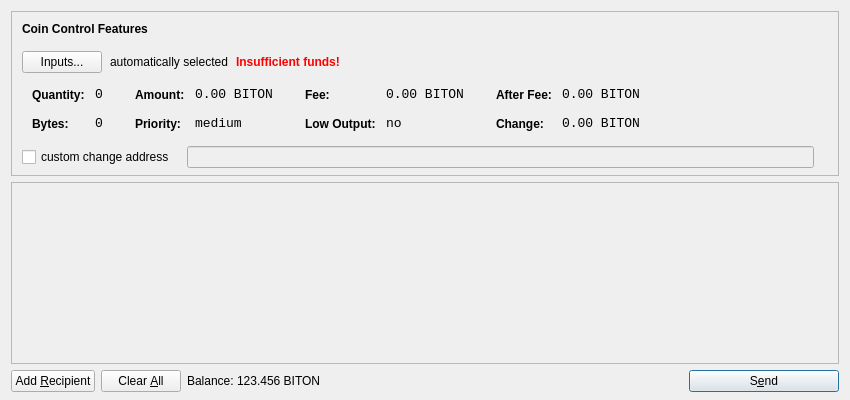
<?xml version="1.0" encoding="UTF-8"?>
<ui version="4.0">
 <class>SendCoinsDialog</class>
 <widget class="QDialog" name="SendCoinsDialog">
  <property name="geometry">
   <rect>
    <x>0</x>
    <y>0</y>
    <width>850</width>
    <height>400</height>
   </rect>
  </property>
  <property name="windowTitle">
   <string>Send Coins</string>
  </property>
  <layout class="QVBoxLayout" name="verticalLayout" stretch="0,1,0">
   <property name="bottomMargin">
    <number>8</number>
   </property>
   <item>
    <widget class="QFrame" name="frameCoinControl">
     <property name="sizePolicy">
      <sizepolicy hsizetype="Expanding" vsizetype="Expanding">
       <horstretch>0</horstretch>
       <verstretch>0</verstretch>
      </sizepolicy>
     </property>
     <property name="maximumSize">
      <size>
       <width>16777215</width>
       <height>16777215</height>
      </size>
     </property>
     <property name="frameShape">
      <enum>QFrame::StyledPanel</enum>
     </property>
     <property name="frameShadow">
      <enum>QFrame::Sunken</enum>
     </property>
     <layout class="QVBoxLayout" name="verticalLayoutCoinControl2">
      <property name="spacing">
       <number>-1</number>
      </property>
      <property name="leftMargin">
       <number>0</number>
      </property>
      <property name="topMargin">
       <number>0</number>
      </property>
      <property name="rightMargin">
       <number>0</number>
      </property>
      <property name="bottomMargin">
       <number>6</number>
      </property>
      <item>
       <layout class="QVBoxLayout" name="verticalLayoutCoinControl" stretch="0,0,0,0,1">
        <property name="spacing">
         <number>0</number>
        </property>
        <property name="leftMargin">
         <number>10</number>
        </property>
        <property name="topMargin">
         <number>10</number>
        </property>
        <item>
         <layout class="QHBoxLayout" name="horizontalLayoutCoinControl1">
          <property name="bottomMargin">
           <number>15</number>
          </property>
          <item>
           <widget class="QLabel" name="labelCoinControlFeatures">
            <property name="sizePolicy">
             <sizepolicy hsizetype="Preferred" vsizetype="Maximum">
              <horstretch>0</horstretch>
              <verstretch>0</verstretch>
             </sizepolicy>
            </property>
            <property name="font">
             <font>
              <weight>75</weight>
              <bold>true</bold>
             </font>
            </property>
            <property name="styleSheet">
             <string notr="true">font-weight:bold;</string>
            </property>
            <property name="text">
             <string>Coin Control Features</string>
            </property>
           </widget>
          </item>
         </layout>
        </item>
        <item>
         <layout class="QHBoxLayout" name="horizontalLayoutCoinControl2" stretch="0,0,0,0">
          <property name="spacing">
           <number>8</number>
          </property>
          <property name="bottomMargin">
           <number>10</number>
          </property>
          <item>
           <widget class="QPushButton" name="pushButtonCoinControl">
            <property name="styleSheet">
             <string notr="true"/>
            </property>
            <property name="text">
             <string>Inputs...</string>
            </property>
           </widget>
          </item>
          <item>
           <widget class="QLabel" name="labelCoinControlAutomaticallySelected">
            <property name="text">
             <string>automatically selected</string>
            </property>
            <property name="margin">
             <number>5</number>
            </property>
           </widget>
          </item>
          <item>
           <widget class="QLabel" name="labelCoinControlInsuffFunds">
            <property name="font">
             <font>
              <weight>75</weight>
              <bold>true</bold>
             </font>
            </property>
            <property name="styleSheet">
             <string notr="true">color:red;font-weight:bold;</string>
            </property>
            <property name="text">
             <string>Insufficient funds!</string>
            </property>
            <property name="margin">
             <number>5</number>
            </property>
           </widget>
          </item>
          <item>
           <spacer name="horizontalSpacerCoinControl">
            <property name="orientation">
             <enum>Qt::Horizontal</enum>
            </property>
            <property name="sizeHint" stdset="0">
             <size>
              <width>40</width>
              <height>1</height>
             </size>
            </property>
           </spacer>
          </item>
         </layout>
        </item>
        <item>
         <widget class="QWidget" name="widgetCoinControl" native="true">
          <property name="sizePolicy">
           <sizepolicy hsizetype="Preferred" vsizetype="Preferred">
            <horstretch>0</horstretch>
            <verstretch>0</verstretch>
           </sizepolicy>
          </property>
          <property name="minimumSize">
           <size>
            <width>0</width>
            <height>0</height>
           </size>
          </property>
          <property name="styleSheet">
           <string notr="true"/>
          </property>
          <layout class="QHBoxLayout" name="horizontalLayoutCoinControl5">
           <property name="margin">
            <number>0</number>
           </property>
           <item>
            <layout class="QHBoxLayout" name="horizontalLayoutCoinControl3" stretch="0,0,0,1">
             <property name="spacing">
              <number>20</number>
             </property>
             <property name="topMargin">
              <number>0</number>
             </property>
             <property name="bottomMargin">
              <number>10</number>
             </property>
             <item>
              <layout class="QFormLayout" name="formLayoutCoinControl1">
               <property name="horizontalSpacing">
                <number>10</number>
               </property>
               <property name="verticalSpacing">
                <number>14</number>
               </property>
               <property name="leftMargin">
                <number>10</number>
               </property>
               <property name="topMargin">
                <number>4</number>
               </property>
               <property name="rightMargin">
                <number>6</number>
               </property>
               <item row="0" column="0">
                <widget class="QLabel" name="labelCoinControlQuantityText">
                 <property name="styleSheet">
                  <string notr="true">font-weight:bold;</string>
                 </property>
                 <property name="text">
                  <string>Quantity:</string>
                 </property>
                 <property name="margin">
                  <number>0</number>
                 </property>
                </widget>
               </item>
               <item row="0" column="1">
                <widget class="QLabel" name="labelCoinControlQuantity">
                 <property name="font">
                  <font>
                   <family>Monospace</family>
                   <pointsize>10</pointsize>
                  </font>
                 </property>
                 <property name="cursor">
                  <cursorShape>IBeamCursor</cursorShape>
                 </property>
                 <property name="contextMenuPolicy">
                  <enum>Qt::ActionsContextMenu</enum>
                 </property>
                 <property name="text">
                  <string notr="true">0</string>
                 </property>
                 <property name="margin">
                  <number>0</number>
                 </property>
                 <property name="textInteractionFlags">
                  <set>Qt::LinksAccessibleByMouse|Qt::TextSelectableByKeyboard|Qt::TextSelectableByMouse</set>
                 </property>
                </widget>
               </item>
               <item row="1" column="0">
                <widget class="QLabel" name="labelCoinControlBytesText">
                 <property name="styleSheet">
                  <string notr="true">font-weight:bold;</string>
                 </property>
                 <property name="text">
                  <string>Bytes:</string>
                 </property>
                </widget>
               </item>
               <item row="1" column="1">
                <widget class="QLabel" name="labelCoinControlBytes">
                 <property name="font">
                  <font>
                   <family>Monospace</family>
                   <pointsize>10</pointsize>
                  </font>
                 </property>
                 <property name="cursor">
                  <cursorShape>IBeamCursor</cursorShape>
                 </property>
                 <property name="contextMenuPolicy">
                  <enum>Qt::ActionsContextMenu</enum>
                 </property>
                 <property name="text">
                  <string notr="true">0</string>
                 </property>
                 <property name="textInteractionFlags">
                  <set>Qt::LinksAccessibleByMouse|Qt::TextSelectableByKeyboard|Qt::TextSelectableByMouse</set>
                 </property>
                </widget>
               </item>
              </layout>
             </item>
             <item>
              <layout class="QFormLayout" name="formLayoutCoinControl2">
               <property name="horizontalSpacing">
                <number>10</number>
               </property>
               <property name="verticalSpacing">
                <number>14</number>
               </property>
               <property name="leftMargin">
                <number>6</number>
               </property>
               <property name="topMargin">
                <number>4</number>
               </property>
               <property name="rightMargin">
                <number>6</number>
               </property>
               <item row="0" column="0">
                <widget class="QLabel" name="labelCoinControlAmountText">
                 <property name="styleSheet">
                  <string notr="true">font-weight:bold;</string>
                 </property>
                 <property name="text">
                  <string>Amount:</string>
                 </property>
                 <property name="margin">
                  <number>0</number>
                 </property>
                </widget>
               </item>
               <item row="0" column="1">
                <widget class="QLabel" name="labelCoinControlAmount">
                 <property name="font">
                  <font>
                   <family>Monospace</family>
                   <pointsize>10</pointsize>
                  </font>
                 </property>
                 <property name="cursor">
                  <cursorShape>IBeamCursor</cursorShape>
                 </property>
                 <property name="contextMenuPolicy">
                  <enum>Qt::ActionsContextMenu</enum>
                 </property>
                 <property name="text">
                  <string notr="true">0.00 BITON</string>
                 </property>
                 <property name="textInteractionFlags">
                  <set>Qt::LinksAccessibleByMouse|Qt::TextSelectableByKeyboard|Qt::TextSelectableByMouse</set>
                 </property>
                </widget>
               </item>
               <item row="1" column="0">
                <widget class="QLabel" name="labelCoinControlPriorityText">
                 <property name="styleSheet">
                  <string notr="true">font-weight:bold;</string>
                 </property>
                 <property name="text">
                  <string>Priority:</string>
                 </property>
                </widget>
               </item>
               <item row="1" column="1">
                <widget class="QLabel" name="labelCoinControlPriority">
                 <property name="font">
                  <font>
                   <family>Monospace</family>
                   <pointsize>10</pointsize>
                  </font>
                 </property>
                 <property name="cursor">
                  <cursorShape>IBeamCursor</cursorShape>
                 </property>
                 <property name="contextMenuPolicy">
                  <enum>Qt::ActionsContextMenu</enum>
                 </property>
                 <property name="text">
                  <string>medium</string>
                 </property>
                 <property name="textInteractionFlags">
                  <set>Qt::LinksAccessibleByMouse|Qt::TextSelectableByKeyboard|Qt::TextSelectableByMouse</set>
                 </property>
                </widget>
               </item>
              </layout>
             </item>
             <item>
              <layout class="QFormLayout" name="formLayoutCoinControl3">
               <property name="horizontalSpacing">
                <number>10</number>
               </property>
               <property name="verticalSpacing">
                <number>14</number>
               </property>
               <property name="leftMargin">
                <number>6</number>
               </property>
               <property name="topMargin">
                <number>4</number>
               </property>
               <property name="rightMargin">
                <number>6</number>
               </property>
               <item row="0" column="0">
                <widget class="QLabel" name="labelCoinControlFeeText">
                 <property name="styleSheet">
                  <string notr="true">font-weight:bold;</string>
                 </property>
                 <property name="text">
                  <string>Fee:</string>
                 </property>
                 <property name="margin">
                  <number>0</number>
                 </property>
                </widget>
               </item>
               <item row="0" column="1">
                <widget class="QLabel" name="labelCoinControlFee">
                 <property name="font">
                  <font>
                   <family>Monospace</family>
                   <pointsize>10</pointsize>
                  </font>
                 </property>
                 <property name="cursor">
                  <cursorShape>IBeamCursor</cursorShape>
                 </property>
                 <property name="contextMenuPolicy">
                  <enum>Qt::ActionsContextMenu</enum>
                 </property>
                 <property name="text">
                  <string notr="true">0.00 BITON</string>
                 </property>
                 <property name="textInteractionFlags">
                  <set>Qt::LinksAccessibleByMouse|Qt::TextSelectableByKeyboard|Qt::TextSelectableByMouse</set>
                 </property>
                </widget>
               </item>
               <item row="1" column="0">
                <widget class="QLabel" name="labelCoinControlLowOutputText">
                 <property name="styleSheet">
                  <string notr="true">font-weight:bold;</string>
                 </property>
                 <property name="text">
                  <string>Low Output:</string>
                 </property>
                </widget>
               </item>
               <item row="1" column="1">
                <widget class="QLabel" name="labelCoinControlLowOutput">
                 <property name="font">
                  <font>
                   <family>Monospace</family>
                   <pointsize>10</pointsize>
                  </font>
                 </property>
                 <property name="cursor">
                  <cursorShape>IBeamCursor</cursorShape>
                 </property>
                 <property name="contextMenuPolicy">
                  <enum>Qt::ActionsContextMenu</enum>
                 </property>
                 <property name="text">
                  <string>no</string>
                 </property>
                 <property name="textInteractionFlags">
                  <set>Qt::LinksAccessibleByMouse|Qt::TextSelectableByKeyboard|Qt::TextSelectableByMouse</set>
                 </property>
                </widget>
               </item>
              </layout>
             </item>
             <item>
              <layout class="QFormLayout" name="formLayoutCoinControl4">
               <property name="horizontalSpacing">
                <number>10</number>
               </property>
               <property name="verticalSpacing">
                <number>14</number>
               </property>
               <property name="leftMargin">
                <number>6</number>
               </property>
               <property name="topMargin">
                <number>4</number>
               </property>
               <property name="rightMargin">
                <number>6</number>
               </property>
               <item row="0" column="0">
                <widget class="QLabel" name="labelCoinControlAfterFeeText">
                 <property name="styleSheet">
                  <string notr="true">font-weight:bold;</string>
                 </property>
                 <property name="text">
                  <string>After Fee:</string>
                 </property>
                 <property name="margin">
                  <number>0</number>
                 </property>
                </widget>
               </item>
               <item row="0" column="1">
                <widget class="QLabel" name="labelCoinControlAfterFee">
                 <property name="font">
                  <font>
                   <family>Monospace</family>
                   <pointsize>10</pointsize>
                  </font>
                 </property>
                 <property name="cursor">
                  <cursorShape>IBeamCursor</cursorShape>
                 </property>
                 <property name="contextMenuPolicy">
                  <enum>Qt::ActionsContextMenu</enum>
                 </property>
                 <property name="text">
                  <string notr="true">0.00 BITON</string>
                 </property>
                 <property name="textInteractionFlags">
                  <set>Qt::LinksAccessibleByMouse|Qt::TextSelectableByKeyboard|Qt::TextSelectableByMouse</set>
                 </property>
                </widget>
               </item>
               <item row="1" column="0">
                <widget class="QLabel" name="labelCoinControlChangeText">
                 <property name="styleSheet">
                  <string notr="true">font-weight:bold;</string>
                 </property>
                 <property name="text">
                  <string>Change:</string>
                 </property>
                </widget>
               </item>
               <item row="1" column="1">
                <widget class="QLabel" name="labelCoinControlChange">
                 <property name="font">
                  <font>
                   <family>Monospace</family>
                   <pointsize>10</pointsize>
                  </font>
                 </property>
                 <property name="cursor">
                  <cursorShape>IBeamCursor</cursorShape>
                 </property>
                 <property name="contextMenuPolicy">
                  <enum>Qt::ActionsContextMenu</enum>
                 </property>
                 <property name="text">
                  <string notr="true">0.00 BITON</string>
                 </property>
                 <property name="textInteractionFlags">
                  <set>Qt::LinksAccessibleByMouse|Qt::TextSelectableByKeyboard|Qt::TextSelectableByMouse</set>
                 </property>
                </widget>
               </item>
              </layout>
             </item>
            </layout>
           </item>
          </layout>
         </widget>
        </item>
        <item>
         <layout class="QHBoxLayout" name="horizontalLayoutCoinControl4" stretch="0,0,0">
          <property name="spacing">
           <number>12</number>
          </property>
          <property name="sizeConstraint">
           <enum>QLayout::SetDefaultConstraint</enum>
          </property>
          <property name="topMargin">
           <number>5</number>
          </property>
          <property name="rightMargin">
           <number>5</number>
          </property>
          <item>
           <widget class="QCheckBox" name="checkBoxCoinControlChange">
            <property name="text">
             <string>custom change address</string>
            </property>
           </widget>
          </item>
          <item>
           <widget class="QLineEdit" name="lineEditCoinControlChange">
            <property name="enabled">
             <bool>false</bool>
            </property>
            <property name="sizePolicy">
             <sizepolicy hsizetype="Expanding" vsizetype="Fixed">
              <horstretch>0</horstretch>
              <verstretch>0</verstretch>
             </sizepolicy>
            </property>
           </widget>
          </item>
          <item>
           <widget class="QLabel" name="labelCoinControlChangeLabel">
            <property name="sizePolicy">
             <sizepolicy hsizetype="Preferred" vsizetype="Expanding">
              <horstretch>0</horstretch>
              <verstretch>0</verstretch>
             </sizepolicy>
            </property>
            <property name="minimumSize">
             <size>
              <width>0</width>
              <height>0</height>
             </size>
            </property>
            <property name="text">
             <string/>
            </property>
            <property name="margin">
             <number>3</number>
            </property>
           </widget>
          </item>
         </layout>
        </item>
        <item>
         <spacer name="verticalSpacerCoinControl">
          <property name="orientation">
           <enum>Qt::Vertical</enum>
          </property>
          <property name="sizeHint" stdset="0">
           <size>
            <width>800</width>
            <height>1</height>
           </size>
          </property>
         </spacer>
        </item>
       </layout>
      </item>
     </layout>
    </widget>
   </item>
   <item>
    <widget class="QScrollArea" name="scrollArea">
     <property name="widgetResizable">
      <bool>true</bool>
     </property>
     <widget class="QWidget" name="scrollAreaWidgetContents">
      <property name="geometry">
       <rect>
        <x>0</x>
        <y>0</y>
        <width>830</width>
        <height>165</height>
       </rect>
      </property>
      <layout class="QVBoxLayout" name="verticalLayout_2">
       <property name="margin">
        <number>0</number>
       </property>
       <item>
        <layout class="QVBoxLayout" name="entries">
         <property name="spacing">
          <number>6</number>
         </property>
        </layout>
       </item>
       <item>
        <spacer name="verticalSpacer">
         <property name="orientation">
          <enum>Qt::Vertical</enum>
         </property>
         <property name="sizeHint" stdset="0">
          <size>
           <width>20</width>
           <height>40</height>
          </size>
         </property>
        </spacer>
       </item>
      </layout>
     </widget>
    </widget>
   </item>
   <item>
    <layout class="QHBoxLayout" name="horizontalLayout">
     <item>
      <widget class="QPushButton" name="addButton">
       <property name="toolTip">
        <string>Send to multiple recipients at once</string>
       </property>
       <property name="text">
        <string>Add &amp;Recipient</string>
       </property>
       <property name="icon">
        <iconset resource="../biton.qrc">
         <normaloff>:/icons/add</normaloff>:/icons/add</iconset>
       </property>
       <property name="autoDefault">
        <bool>false</bool>
       </property>
      </widget>
     </item>
     <item>
      <widget class="QPushButton" name="clearButton">
       <property name="sizePolicy">
        <sizepolicy hsizetype="Minimum" vsizetype="Fixed">
         <horstretch>0</horstretch>
         <verstretch>0</verstretch>
        </sizepolicy>
       </property>
       <property name="toolTip">
        <string>Remove all transaction fields</string>
       </property>
       <property name="text">
        <string>Clear &amp;All</string>
       </property>
       <property name="icon">
        <iconset resource="../biton.qrc">
         <normaloff>:/icons/remove</normaloff>:/icons/remove</iconset>
       </property>
       <property name="autoRepeatDelay">
        <number>300</number>
       </property>
       <property name="autoDefault">
        <bool>false</bool>
       </property>
      </widget>
     </item>
     <item>
      <layout class="QHBoxLayout" name="horizontalLayout_2">
       <property name="spacing">
        <number>3</number>
       </property>
       <item>
        <widget class="QLabel" name="label">
         <property name="text">
          <string>Balance:</string>
         </property>
        </widget>
       </item>
       <item>
        <widget class="QLabel" name="labelBalance">
         <property name="cursor">
          <cursorShape>IBeamCursor</cursorShape>
         </property>
         <property name="text">
          <string>123.456 BITON</string>
         </property>
         <property name="textInteractionFlags">
          <set>Qt::LinksAccessibleByMouse|Qt::TextSelectableByKeyboard|Qt::TextSelectableByMouse</set>
         </property>
        </widget>
       </item>
      </layout>
     </item>
     <item>
      <spacer name="horizontalSpacer">
       <property name="orientation">
        <enum>Qt::Horizontal</enum>
       </property>
       <property name="sizeHint" stdset="0">
        <size>
         <width>40</width>
         <height>20</height>
        </size>
       </property>
      </spacer>
     </item>
     <item>
      <widget class="QPushButton" name="sendButton">
       <property name="minimumSize">
        <size>
         <width>150</width>
         <height>0</height>
        </size>
       </property>
       <property name="toolTip">
        <string>Confirm the send action</string>
       </property>
       <property name="text">
        <string>S&amp;end</string>
       </property>
       <property name="icon">
        <iconset resource="../biton.qrc">
         <normaloff>:/icons/send</normaloff>:/icons/send</iconset>
       </property>
       <property name="default">
        <bool>true</bool>
       </property>
      </widget>
     </item>
    </layout>
   </item>
  </layout>
 </widget>
 <resources>
  <include location="../biton.qrc"/>
 </resources>
 <connections/>
</ui>
